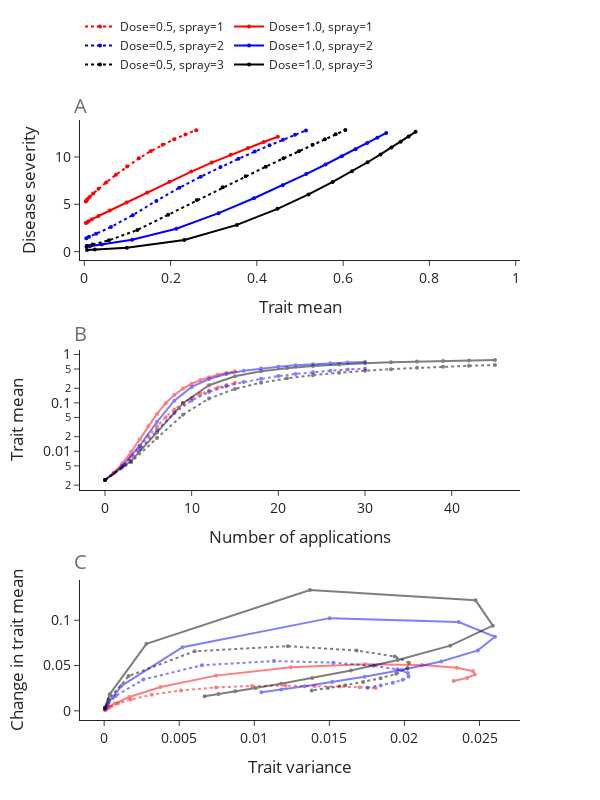

Here is the notebook cell this chart was saved with:
### Markdown cell above
## FIG

### Code cell
f = fig1(df_use)

f.show()

### Figure 1 — Plotly figure (JSON) as saved in the notebook; plotly's stock layout.template omitted (floating-point values rounded to 4 significant figures)
{"data": [{"line": {"color": "red", "dash": "dot"}, "marker": {"color": "red", "size": 4}, "mode": "lines+markers", "name": "Dose=0.5, spray=1", "type": "scatter", "x": [0.002553, 0.003466, 0.005042, 0.00779, 0.01255, 0.0205, 0.03296, 0.05069, 0.07325, 0.09912, 0.1266, 0.1543, 0.1817, 0.2084, 0.2344, 0.2595], "xaxis": "x", "y": [null, 5.301, 5.402, 5.554, 5.785, 6.132, 6.632, 7.304, 8.12, 9.0, 9.854, 10.62, 11.29, 11.88, 12.39, 12.84], "yaxis": "y"}, {"line": {"color": "red", "dash": "dot"}, "marker": {"color": "red", "size": 4}, "mode": "lines+markers", "name": "Dose=0.5, spray=1", "opacity": 0.5, "showlegend": false, "type": "scatter", "x": [0, 1, 2, 3, 4, 5, 6, 7, 8, 9, 10, 11, 12, 13, 14, 15], "xaxis": "x2", "y": [0.002553, 0.003466, 0.005042, 0.00779, 0.01255, 0.0205, 0.03296, 0.05069, 0.07325, 0.09912, 0.1266, 0.1543, 0.1817, 0.2084, 0.2344, 0.2595], "yaxis": "y2"}, {"line": {"color": "red", "dash": "dot"}, "marker": {"color": "red", "size": 4}, "mode": "lines+markers", "name": "Dose=0.5, spray=1", "opacity": 0.5, "showlegend": false, "type": "scatter", "x": [5.603e-05, 0.0001114, 0.0002257, 0.0004596, 0.0009213, 0.00177, 0.00316, 0.005118, 0.007452, 0.009852, 0.01208, 0.01403, 0.01567, 0.01702, 0.01808, 0.01888], "xaxis": "x3", "y": [0.0009132, 0.001576, 0.002748, 0.004756, 0.007956, 0.01246, 0.01773, 0.02256, 0.02587, 0.02743, 0.02774, 0.0274, 0.02676, 0.02596, 0.02507, null], "yaxis": "y3"}, {"line": {"color": "red", "dash": "solid"}, "marker": {"color": "red", "size": 4}, "mode": "lines+markers", "name": "Dose=1.0, spray=1", "type": "scatter", "x": [0.002553, 0.003613, 0.005638, 0.009638, 0.0176, 0.03283, 0.05917, 0.09803, 0.1461, 0.1975, 0.248, 0.2955, 0.3394, 0.3794, 0.4157, 0.4486], "xaxis": "x", "y": [null, 3.012, 3.086, 3.208, 3.414, 3.765, 4.338, 5.183, 6.252, 7.391, 8.46, 9.406, 10.23, 10.95, 11.58, 12.14], "yaxis": "y"}, {"line": {"color": "red", "dash": "solid"}, "marker": {"color": "red", "size": 4}, "mode": "lines+markers", "name": "Dose=1.0, spray=1", "opacity": 0.5, "showlegend": false, "type": "scatter", "x": [0, 1, 2, 3, 4, 5, 6, 7, 8, 9, 10, 11, 12, 13, 14, 15], "xaxis": "x2", "y": [0.002553, 0.003613, 0.005638, 0.009638, 0.0176, 0.03283, 0.05917, 0.09803, 0.1461, 0.1975, 0.248, 0.2955, 0.3394, 0.3794, 0.4157, 0.4486], "yaxis": "y2"}, {"line": {"color": "red", "dash": "solid"}, "marker": {"color": "red", "size": 4}, "mode": "lines+markers", "name": "Dose=1.0, spray=1", "opacity": 0.5, "showlegend": false, "type": "scatter", "x": [5.603e-05, 0.000125, 0.0002921, 0.0007017, 0.001673, 0.003759, 0.007455, 0.01243, 0.01739, 0.02117, 0.02349, 0.02456, 0.02469, 0.02418, 0.02327, 0.02215], "xaxis": "x3", "y": [0.00106, 0.002025, 0.004, 0.007958, 0.01523, 0.02634, 0.03887, 0.04803, 0.05142, 0.0505, 0.04754, 0.04386, 0.04003, 0.03633, 0.03289, null], "yaxis": "y3"}, {"line": {"color": "blue", "dash": "dot"}, "marker": {"color": "blue", "size": 4}, "mode": "lines+markers", "name": "Dose=0.5, spray=2", "type": "scatter", "x": [0.002553, 0.004736, 0.01089, 0.0273, 0.06181, 0.1121, 0.1671, 0.2202, 0.2699, 0.3157, 0.3574, 0.3952, 0.4294, 0.4604, 0.4884, 0.5139], "xaxis": "x", "y": [null, 1.421, 1.561, 1.888, 2.608, 3.856, 5.361, 6.745, 7.923, 8.931, 9.806, 10.57, 11.24, 11.83, 12.35, 12.81], "yaxis": "y"}, {"line": {"color": "blue", "dash": "dot"}, "marker": {"color": "blue", "size": 4}, "mode": "lines+markers", "name": "Dose=0.5, spray=2", "opacity": 0.5, "showlegend": false, "type": "scatter", "x": [0, 2, 4, 6, 8, 10, 12, 14, 16, 18, 20, 22, 24, 26, 28, 30], "xaxis": "x2", "y": [0.002553, 0.004736, 0.01089, 0.0273, 0.06181, 0.1121, 0.1671, 0.2202, 0.2699, 0.3157, 0.3574, 0.3952, 0.4294, 0.4604, 0.4884, 0.5139], "yaxis": "y2"}, {"line": {"color": "blue", "dash": "dot"}, "marker": {"color": "blue", "size": 4}, "mode": "lines+markers", "name": "Dose=0.5, spray=2", "opacity": 0.5, "showlegend": false, "type": "scatter", "x": [5.603e-05, 0.0002044, 0.0007705, 0.002599, 0.006508, 0.01132, 0.01526, 0.01795, 0.01954, 0.02023, 0.02027, 0.01989, 0.01923, 0.01842, 0.01754, 0.01663], "xaxis": "x3", "y": [0.002183, 0.00615, 0.01642, 0.03451, 0.05032, 0.05494, 0.05315, 0.0497, 0.04577, 0.04172, 0.03781, 0.0342, 0.03094, 0.02804, 0.02546, null], "yaxis": "y3"}, {"line": {"color": "blue", "dash": "solid"}, "marker": {"color": "blue", "size": 4}, "mode": "lines+markers", "name": "Dose=1.0, spray=2", "type": "scatter", "x": [0.002553, 0.004956, 0.01303, 0.04065, 0.1109, 0.2133, 0.3113, 0.3931, 0.4598, 0.5143, 0.5592, 0.5968, 0.6286, 0.6558, 0.6793, 0.6999], "xaxis": "x", "y": [null, 0.5221, 0.5809, 0.7488, 1.252, 2.424, 4.062, 5.644, 7.021, 8.199, 9.206, 10.07, 10.82, 11.47, 12.04, 12.54], "yaxis": "y"}, {"line": {"color": "blue", "dash": "solid"}, "marker": {"color": "blue", "size": 4}, "mode": "lines+markers", "name": "Dose=1.0, spray=2", "opacity": 0.5, "showlegend": false, "type": "scatter", "x": [0, 2, 4, 6, 8, 10, 12, 14, 16, 18, 20, 22, 24, 26, 28, 30], "xaxis": "x2", "y": [0.002553, 0.004956, 0.01303, 0.04065, 0.1109, 0.2133, 0.3113, 0.3931, 0.4598, 0.5143, 0.5592, 0.5968, 0.6286, 0.6558, 0.6793, 0.6999], "yaxis": "y2"}, {"line": {"color": "blue", "dash": "solid"}, "marker": {"color": "blue", "size": 4}, "mode": "lines+markers", "name": "Dose=1.0, spray=2", "opacity": 0.5, "showlegend": false, "type": "scatter", "x": [5.603e-05, 0.0002382, 0.001157, 0.005216, 0.01502, 0.02362, 0.02603, 0.02489, 0.02245, 0.01979, 0.01734, 0.01519, 0.01335, 0.0118, 0.01048, 0.009354], "xaxis": "x3", "y": [0.002403, 0.008071, 0.02762, 0.07028, 0.1023, 0.098, 0.08182, 0.06671, 0.05449, 0.04496, 0.03757, 0.03179, 0.02721, 0.02354, 0.02055, null], "yaxis": "y3"}, {"line": {"color": "black", "dash": "dot"}, "marker": {"color": "black", "size": 4}, "mode": "lines+markers", "name": "Dose=0.5, spray=3", "type": "scatter", "x": [0.002553, 0.005939, 0.01878, 0.05715, 0.1229, 0.1943, 0.2609, 0.3209, 0.374, 0.4206, 0.4616, 0.4975, 0.5293, 0.5575, 0.5826, 0.6051], "xaxis": "x", "y": [null, 0.6177, 0.7561, 1.191, 2.287, 3.898, 5.447, 6.794, 7.963, 8.976, 9.854, 10.62, 11.29, 11.87, 12.39, 12.85], "yaxis": "y"}, {"line": {"color": "black", "dash": "dot"}, "marker": {"color": "black", "size": 4}, "mode": "lines+markers", "name": "Dose=0.5, spray=3", "opacity": 0.5, "showlegend": false, "type": "scatter", "x": [0, 3, 6, 9, 12, 15, 18, 21, 24, 27, 30, 33, 36, 39, 42, 45], "xaxis": "x2", "y": [0.002553, 0.005939, 0.01878, 0.05715, 0.1229, 0.1943, 0.2609, 0.3209, 0.374, 0.4206, 0.4616, 0.4975, 0.5293, 0.5575, 0.5826, 0.6051], "yaxis": "y2"}, {"line": {"color": "black", "dash": "dot"}, "marker": {"color": "black", "size": 4}, "mode": "lines+markers", "name": "Dose=0.5, spray=3", "opacity": 0.5, "showlegend": false, "type": "scatter", "x": [5.603e-05, 0.0003031, 0.001628, 0.006026, 0.01224, 0.01681, 0.01935, 0.0203, 0.02018, 0.01945, 0.01841, 0.01725, 0.01606, 0.01491, 0.01383, 0.01282], "xaxis": "x3", "y": [0.003386, 0.01284, 0.03837, 0.06576, 0.07137, 0.06659, 0.06, 0.05312, 0.04665, 0.04092, 0.03598, 0.03176, 0.02818, 0.02513, 0.02253, null], "yaxis": "y3"}, {"line": {"color": "black", "dash": "solid"}, "marker": {"color": "black", "size": 4}, "mode": "lines+markers", "name": "Dose=1.0, spray=3", "type": "scatter", "x": [0.002553, 0.006273, 0.02452, 0.09846, 0.2318, 0.3538, 0.4478, 0.5198, 0.5758, 0.6204, 0.6567, 0.6867, 0.7119, 0.7334, 0.7519, 0.768], "xaxis": "x", "y": [null, 0.1724, 0.2166, 0.4156, 1.227, 2.826, 4.524, 6.046, 7.36, 8.483, 9.445, 10.27, 10.99, 11.62, 12.17, 12.66], "yaxis": "y"}, {"line": {"color": "black", "dash": "solid"}, "marker": {"color": "black", "size": 4}, "mode": "lines+markers", "name": "Dose=1.0, spray=3", "opacity": 0.5, "showlegend": false, "type": "scatter", "x": [0, 3, 6, 9, 12, 15, 18, 21, 24, 27, 30, 33, 36, 39, 42, 45], "xaxis": "x2", "y": [0.002553, 0.006273, 0.02452, 0.09846, 0.2318, 0.3538, 0.4478, 0.5198, 0.5758, 0.6204, 0.6567, 0.6867, 0.7119, 0.7334, 0.7519, 0.768], "yaxis": "y2"}, {"line": {"color": "black", "dash": "solid"}, "marker": {"color": "black", "size": 4}, "mode": "lines+markers", "name": "Dose=1.0, spray=3", "opacity": 0.5, "showlegend": false, "type": "scatter", "x": [5.603e-05, 0.0003674, 0.002815, 0.01371, 0.02474, 0.02589, 0.02305, 0.01956, 0.01643, 0.01385, 0.01177, 0.01009, 0.008726, 0.007613, 0.006694, 0.005929], "xaxis": "x3", "y": [0.003721, 0.01825, 0.07394, 0.1334, 0.122, 0.09401, 0.07197, 0.05605, 0.04461, 0.03625, 0.03, 0.02521, 0.02148, 0.01851, 0.01612, null], "yaxis": "y3"}], "layout": {"annotations": [{"font": {"color": "rgb(110,110,110)", "size": 20}, "showarrow": false, "text": "A", "x": 0, "xanchor": "center", "xref": "paper", "y": 1.05, "yanchor": "top", "yref": "paper"}, {"font": {"color": "rgb(110,110,110)", "size": 20}, "showarrow": false, "text": "B", "x": 0, "xanchor": "center", "xref": "paper", "y": 0.67, "yanchor": "top", "yref": "paper"}, {"font": {"color": "rgb(110,110,110)", "size": 20}, "showarrow": false, "text": "C", "x": 0, "xanchor": "center", "xref": "paper", "y": 0.29, "yanchor": "top", "yref": "paper"}], "font": {"size": 14}, "height": 800, "legend": {"font": {"size": 12}, "orientation": "h", "x": 0, "y": 1.18}, "showlegend": true, "width": 600, "xaxis": {"anchor": "y", "domain": [0, 1], "range": [-0.01, 1.01], "showgrid": false, "title": {"text": "Trait mean"}, "type": "linear"}, "xaxis2": {"anchor": "y2", "autorange": true, "domain": [0, 1], "range": [-2.885, 47.88], "showgrid": false, "title": {"text": "Number of applications"}, "type": "linear"}, "xaxis3": {"anchor": "y3", "autorange": true, "domain": [0, 1], "range": [-0.001609, 0.0277], "showgrid": false, "title": {"text": "Trait variance"}, "type": "linear"}, "yaxis": {"anchor": "x", "autorange": true, "domain": [0.7667, 1.0], "range": [-0.8842, 13.91], "showgrid": false, "title": {"text": "Disease severity"}, "type": "linear"}, "yaxis2": {"anchor": "x2", "autorange": true, "domain": [0.3833, 0.6167], "range": [-2.8, 0.0919], "showgrid": false, "title": {"text": "Trait mean"}, "type": "log"}, "yaxis3": {"anchor": "x3", "autorange": true, "domain": [0, 0.2333], "range": [-0.01013, 0.1444], "showgrid": false, "title": {"text": "Change in trait mean"}, "type": "linear"}}}
